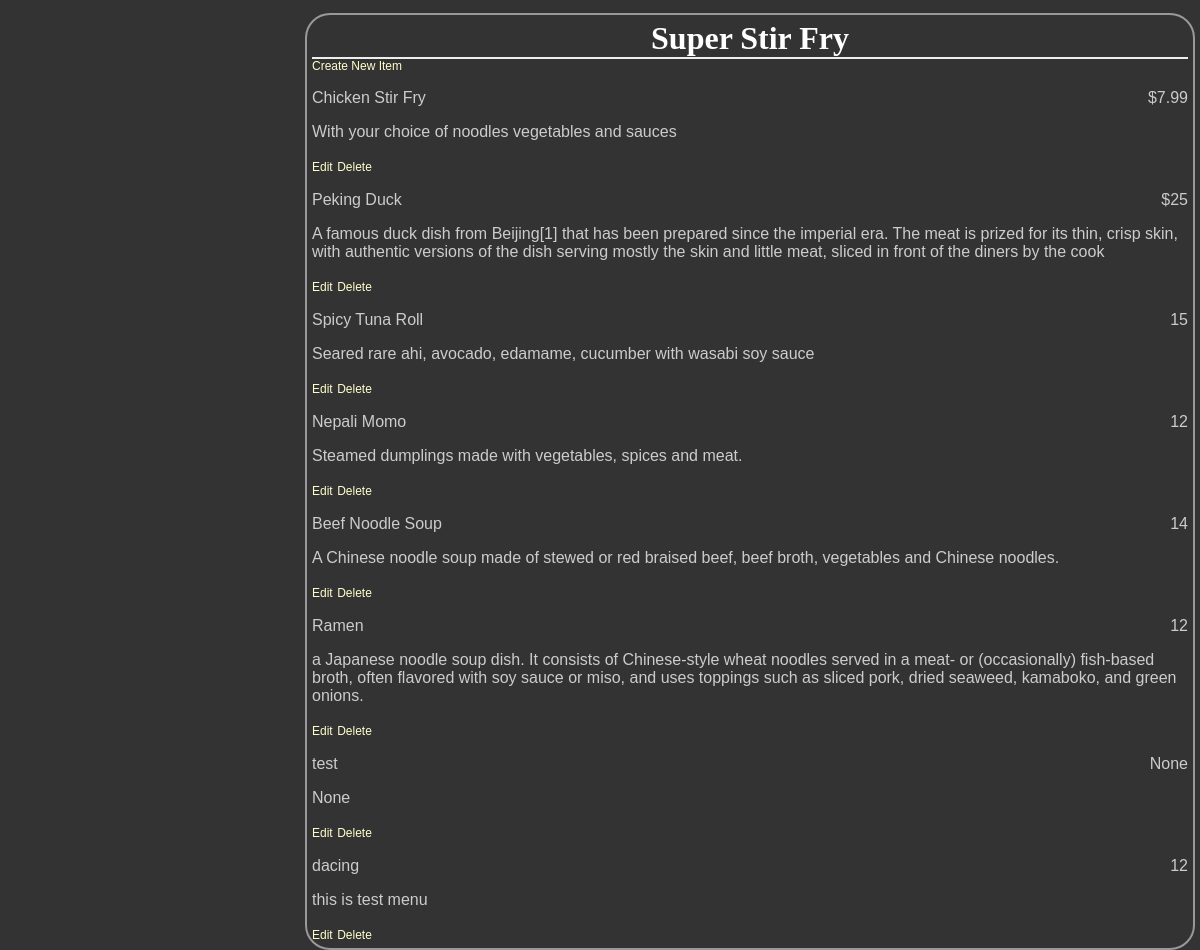
/restaurants/2, run on an earlier commit of the app's database.
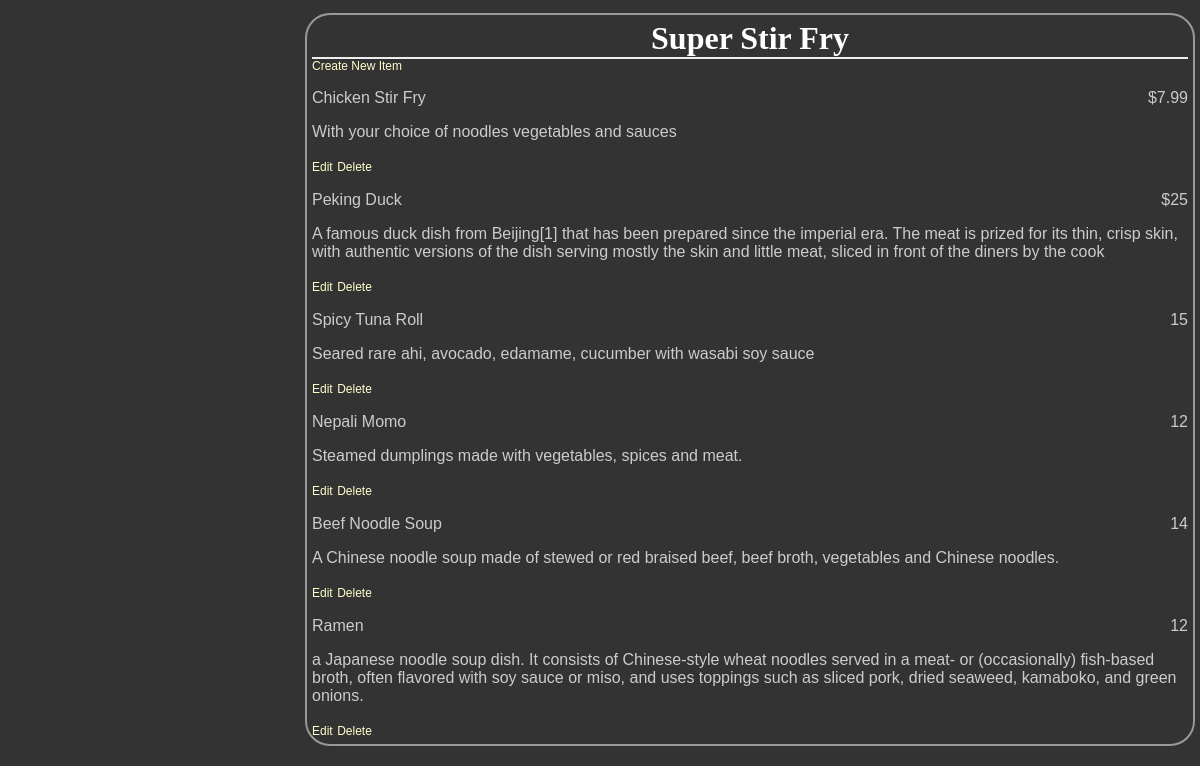
And on a later commit of the database.
### database_setup.py (models this page shows)
class Restaurant(Base):
    __tablename__ = 'restaurant'
    id = Column(Integer, primary_key=True)
    name = Column(String(250), nullable=False)

class MenuItem(Base):
    __tablename__ = 'menu_item'
    name = Column(String(80), nullable=False)
    id = Column(Integer, primary_key=True)
    description = Column(String(250))
    price = Column(String(8))
    course = Column(String(250))
    restaurant_id = Column(Integer, ForeignKey('restaurant.id'))
    restaurant = relationship(Restaurant)

### app.py (the view)
@app.route("/")
@app.route("/restaurants/<int:restaurant_id>")
def restaurantMenu(restaurant_id):
    restaurant = session.query(Restaurant).filter_by(id = restaurant_id).one()
    items = session.query(MenuItem).filter_by(restaurant_id = restaurant_id)
    return render_template('menu.html', restaurant=restaurant, items=items)

### templates/menu.html (shortened to what this page needs)
<html>
<head>
	<link rel=stylesheet type=text/css href="{{ url_for('static', filename='styles.css') }}">
	</head>
	<body>
	<div class = 'pane'>
		<div class = 'header'>
		<h1>{{ restaurant.name }}</h1>
	</div>
	<a href = "{{url_for('newMenuItem', restaurant_id = restaurant.id) }}">Create New Item</a>
		{% for i in items %}
    <div class = 'nameAndPrice'>
		<span class = 'name'><p>{{i.name}}</p></span>
		<span class = 'price'>
		<p>{{i.price}} </p>
	</span>
	</div>
	<div class = 'description'>
		<p>{{i.description}}</p>
	</div>
	<div class = "editdeletepane">
	<a href="{{url_for('editMenuItem',restaurant_id = restaurant.id, menu_id=i.id)}}" >Edit</a>
	<a href="{{url_for('deleteMenuItem', restaurant_id = restaurant.id, menu_id=i.id)}}" >
	Delete</a>
	</div>
		{% endfor %}
</div>
	</body>
</html>

### static/styles.css (style rules this page uses)
body { font-family: sans-serif; background-color: #333333 }
h1, h2, h3, h4 { color: #ffffff; }
h1, h2 { font-family: 'georgia', serif; margin: 0; }
h1 { border-bottom: 2px solid #eee; }
p, dd, dt { color: #cccccc; }
a { text-decoration: none; color: #ffffcc; font-size: .75em; }
.pane { position: absolute; left: 25%; border: 2px solid; border-radius: 25px; padding: 5px; margin: 5px; border-color: #999999; background-color: #333333 }
.header { left: 50%; text-align: center; }
.name { width: 50%; display: inline-block; float: left; }
.price { text-align: right; width: 50%; float: right; }

What changed in the data, as far as the page shows it:
removed MenuItem: name "test", price "None", description "None"
removed MenuItem: name "dacing", price "12", description "this is test menu"
